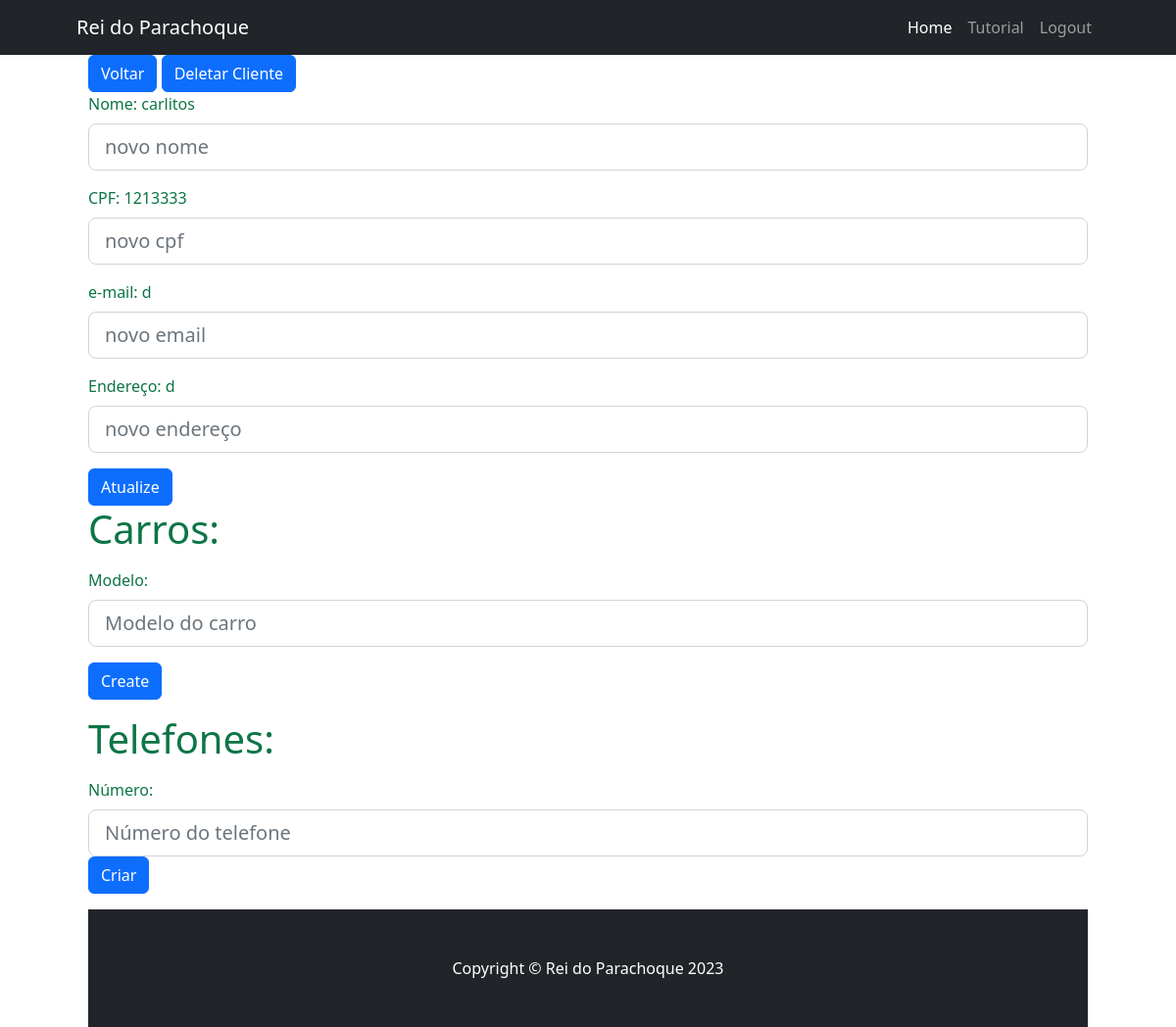
The page /client/carlitos (signed in) on the database as committed earlier.
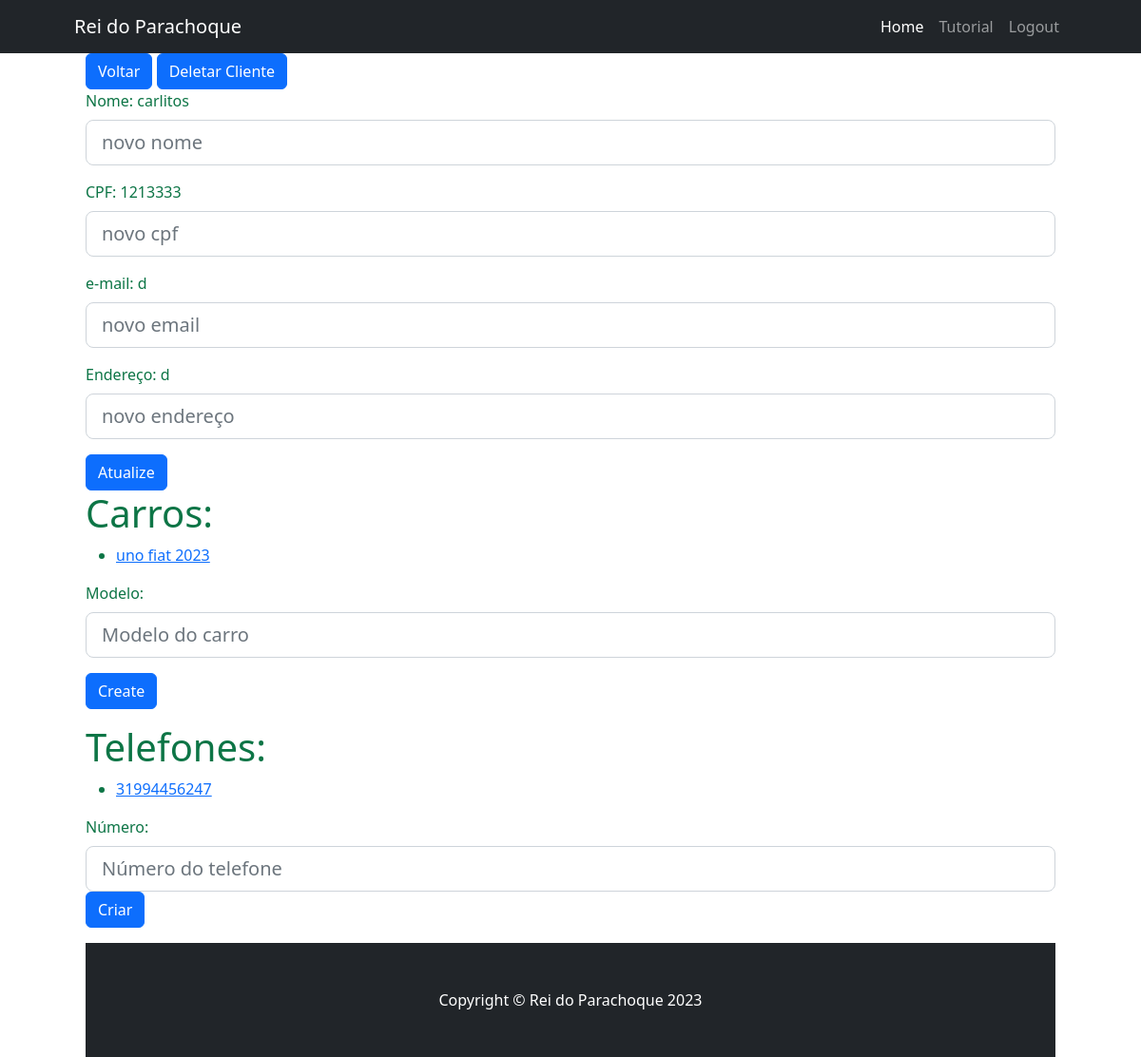
The same page on the database as committed later.
### app/models/tables.py (models this page shows, shortened)
class Car(db.Model):
    id = db.Column(db.Integer, primary_key=True)
    name = db.Column(db.String(80))
    client_id = db.Column(db.Integer, db.ForeignKey('client.id'))
    client = db.relationship('Client', backref='cars')

class Phone(db.Model):
    id = db.Column(db.Integer, primary_key=True)
    number = db.Column(db.String(80))
    client_id = db.Column(db.Integer, db.ForeignKey('client.id'))
    client = db.relationship('Client', backref='phones')

### app/controllers/default.py (the view, shortened to what this page needs)
@app.route('/client/<name>', methods=['GET', 'POST'])
@login_required
def client(name):
    form = clientAtualizeForm()
    car_form = carAddForm()
    phone_form = PhoneAddForm()
    client_cars = []
    client = Client.query.filter(or_(Client.name == name, Client.cpf == name)).first()
    if client:
        client_cars = Car.query.filter_by(client_id=client.id).all()
        client_phones = Phone.query.filter_by(client_id=client.id).all()
    return render_template('client.html', cliente=client, form=form, carros=client_cars, car_form=car_form, phone_form=phone_form, phones=client_phones)

### app/models/forms.py
class clientAtualizeForm(FlaskForm):
    clientName = StringField('Client Name')
    clientAddress = StringField('Client Address')
    clientCPF = StringField('Client CPF')
    clientEmail = StringField('Client Email')
    submit = SubmitField('Atualize')

class carAddForm(FlaskForm):
    modelo = StringField('Modelo do Carro')
    submit = SubmitField('Create')

### app/controllers/default.py (called while the page is built)
@login_manager.user_loader
def load_user(user_id):
    return User.query.get(int(user_id))

### app/models/tables.py (called while the page is built)
    @property
    def is_authenticated(self):
        return True

### app/templates/client.html (shortened to what this page needs)
{% extends "base.html" %}
{% block content%}
<div class="container">
    <button class="btn btn-primary" onclick="window.location.href='/search_client'">Voltar</button>
    {% if cliente %}
    <button class="btn btn-primary" onclick="window.location.href='/delete_client/{{ cliente.name }}'">Deletar Cliente</button>
    <form id="clientAtt" action="/client/{{cliente.name}}" method="POST">
        <div class="mb-3">
            <label class="form-label">Nome: {{cliente.name}}</label>
              {{ form.clientName(class="form-control form-control-lg", placeholder="novo nome") }}
        </div>
        <div class="mb-3">
            <label class="form-label">CPF: {{cliente.cpf}}</label>
              {{ form.clientCPF(class="form-control form-control-lg", placeholder="novo cpf") }}
        </div>
        <div class="mb-3">
            <label class="form-label">e-mail: {{cliente.email}}</label>
              {{ form.clientEmail(class="form-control form-control-lg", placeholder="novo email") }}
        </div>
        <div class="mb-3">
            <label class="form-label">Endereço: {{cliente.address}}</label>
                {{ form.clientAddress(class="form-control form-control-lg", placeholder="novo endereço") }}
        </div>
        {{ form.submit(class="btn btn-primary")}}
    </form>
    <div class="mb-3">
        <h1>Carros: </h1>
        <ul>
            {% for carro in carros %}
            <li><a href="{{url_for('edit_car', car_id=carro.id)}}">{{carro.name}}</a></li>
            {% endfor %}
        </ul>
        <form id="carAdd" action="/client/{{cliente.name}}/add_car" method="POST">
        <div class="mb-3">
            <label class="form-label">Modelo:</label>
            {{ car_form.modelo(class="form-control form-control-lg", placeholder="Modelo do carro") }}
        </div>
        {{ car_form.submit(class="btn btn-primary") }}
        </form>
    </div>
    <div class="mb-3">
        <h1>Telefones:</h1>
        <ul>
            {% for phone in phones %}
            <li><a href="{{url_for('edit_phone', phone_id=phone.id)}}">{{phone.number}}</a></li>
            {% endfor %}
        </ul>
        <form id="phoneAdd" action="/client/{{cliente.name}}/add_phone" method="POST">
            <div class="mb-3">
                <label class="form-label">Número:</label>
                {{ phone_form.number(class="form-control form-control-lg", placeholder="Número do telefone") }}
            <div>
            {{ phone_form.submit(class="btn btn-primary") }}
    </div>
    {% else %}
    <h1>Cliente não encontrado</h1>
    {% endif %}
</div>
{%endblock%}

Rows that differ between the two databases and show on the page:
added Car: name "uno fiat 2023"
added Phone: number "31994456247"
